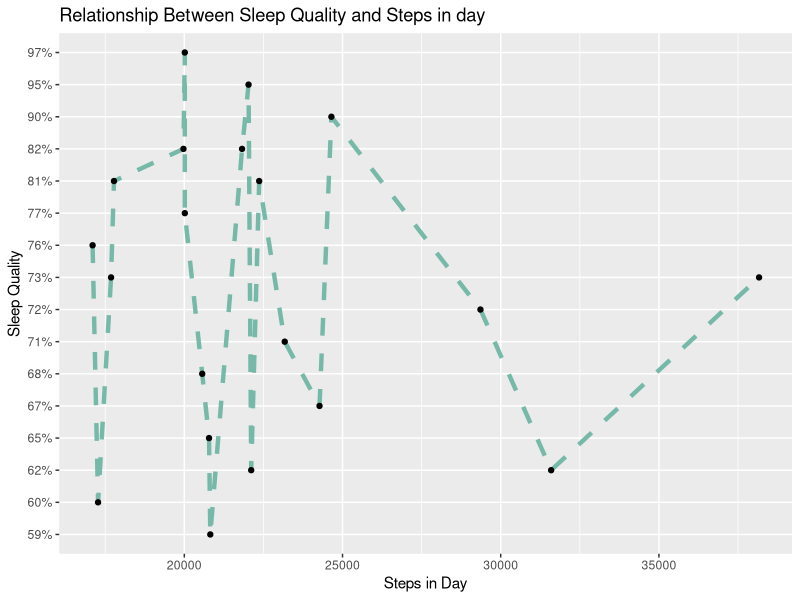

Here is the R script that generated this plot:
# This is the second chart from our data

library("stringr")
library("dplyr")
library("tidyverse")
#install.packages("ggplot2") # once per machine
library("ggplot2") # in each relevant script

#Load the data
sleepdata_2<- read.csv(file = "../data/sleepdata_2.csv", sep = ";", quote = "")

# Filter down to top 20 most steps in day
top_20 <- sleepdata_2 %>%
  top_n(20, wt = Steps) 

# Render a horizontal bar chart
line_chart <- ggplot(data=top_20, aes(x = Steps , y = Sleep.Quality, group = 1))+
  geom_line( color="#69b3a2", size=1.5, alpha=0.9, linetype = "dashed" ) +
  geom_point() +
  xlab("Steps in Day") +
  ylab("Sleep Quality") +
  ggtitle("Relationship Between Sleep Quality and Steps in day")

